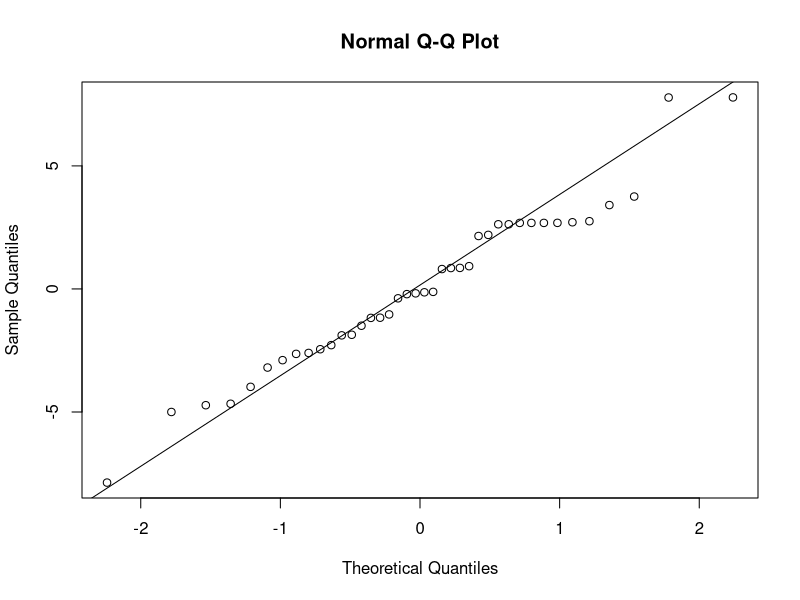
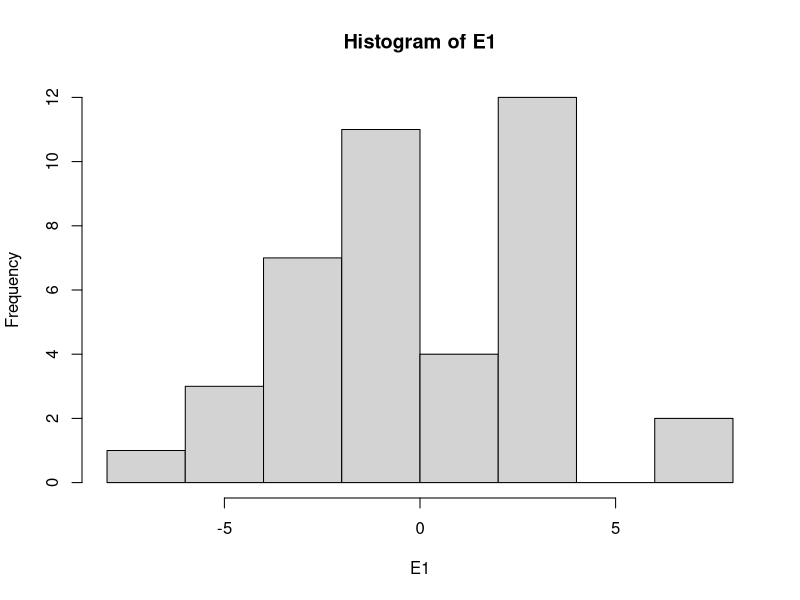
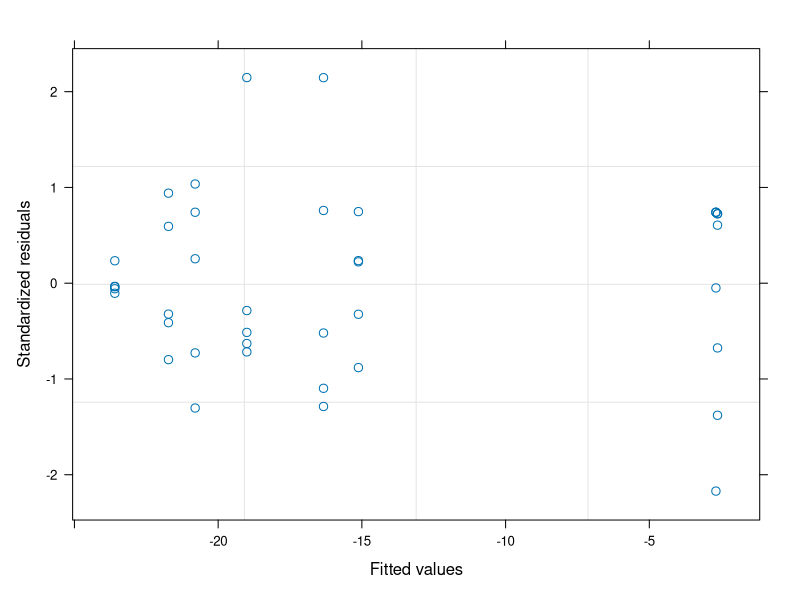

Generate these figures, in order, with R: (Note: this script raises an error after producing the figures.)
#Author:  Clay Arango
#Creation date: 10-Feb-19
#Script to analyze NDS data from Summer 2018 NDS work with S. Roley and A. Alexiades

#packages
install.packages("nlme")
install.packages("nortest")
install.packages("dplyr")
install.packages("multcomp")
install.packages("MASS")
install.packages("ggplot2")
library(nlme)
library(nortest)
library(dplyr)
library(multcomp)
library(MASS)
library(ggplot2)

#Load data
mab_fall <- read.table(file="mab_fall.csv", header=T, sep=",")

#set variable
d = mab_fall

#evaluate data to make sure factors are correct
names(d)
unique(d$nutrient) #control, N, NP, NPSi, NSi, P, PSi, Si
unique(d$N) #should be 0 and 1
unique(d$P) #should be 0 and 1
unique(d$Si) #should be 0 and 1
unique(d$top) #should be "sponge" and "glass"
#if need to change, use recode function below. 
d$top<-recode(d$top, "cellulose" ="sponge")
str(d)

#convert N and P vand Si alues (0 or 1 for absence or presence) to factors
d$N<-as.factor(d$N)
d$P<-as.factor(d$P)
d$Si<-as.factor(d$Si)
str(d)

#subset data into gpp and cr response
d.cr = subset(d, top=="sponge", data=d)
d.gpp = subset(d, top=="glass", data=d)

#calculate nrr for cr
x = aggregate(d.cr[,8], list(d.cr$nutrient), mean, na.rm=T)
x
d.cr$cr.nrr = d.cr$cr.area/-21.727991 #is there a prettier way to do this?

#calculate nrr for gpp
x = aggregate(d.gpp[,9], list(d.gpp$nutrient), mean, na.rm=T)
x
d.gpp$gpp.nrr = d.gpp$gpp.area/3.3947683 #is there a prettier way to do this?

############################################################
#analyze RESPIRATION data
############################################################

M1<-gls(cr.area~N*P*Si, data=d.cr, na.action=na.omit)
E1<-residuals(M1)
qqnorm(E1)
qqline(E1)
ad.test(E1)
   #residuals are normally distributed
hist(E1)  
plot(M1)

plot(filter(d.cr, !is.na(cr.area)) %>% dplyr::select(nutrient), 
     E1, xlab="nutrient", ylab="Residuals")
bartlett.test(cr.area~nutrient, data=d.cr)
   #variance test is bad, but close

anova(M1)
  
x <- group_by(d.cr, nutrient) %>%  # Grouping function causes subsequent functions to aggregate by season and reach
  summarize(cr.mean = abs(mean(cr.area, na.rm = TRUE)), # na.rm = TRUE to remove missing values
            cr.sd=abs(sd(cr.area, na.rm = TRUE)),  # na.rm = TRUE to remove missing values
            n = sum(!is.na(cr.area)), # of observations, excluding NAs. 
            cr.se=cr.sd/sqrt(n))

ggplot(data=x, aes(x=nutrient, y=cr.mean)) + 
  geom_bar(stat="identity", position=position_dodge(), color = "black") + 
  geom_errorbar(aes(ymin=cr.mean, ymax=cr.mean+cr.se), width=0.2, 
                position=position_dodge(0.9)) + 
  xlab("Nutrient") +
  ylab(expression(Respiration~(ug~O[2]~m^{-2}~h^{-1}))) +
  ylim(0,20) +
  labs(fill="Light") +
  theme_bw() +
  theme(panel.grid.major=element_blank(),
        panel.grid.minor=element_blank(),
        legend.title=element_text(size=6),
        legend.key=element_blank(), 
        legend.position=c(0.5,0.95), 
        legend.text=element_text(size=8), 
        legend.background=element_blank(), 
        legend.direction="horizontal", 
        legend.key.size=unit(0.3, "cm"), 
        axis.title.y=element_text(size=8), 
        axis.title.x=element_text(size=8), 
        axis.text.x=element_text(size=8))

#ggsave('output/figures/Ring_fall.tiff',
#       units="in",
#       width=3.25,
#       height=3.25,
#       dpi=1200,
#       compression="lzw")

#summarize nrr
x <- group_by(d.cr, nutrient) %>%  # Grouping function causes subsequent functions to aggregate by season and reach
  summarize(cr.mean = abs(mean(cr.nrr, na.rm = TRUE)), # na.rm = TRUE to remove missing values
            cr.sd=abs(sd(cr.nrr, na.rm = TRUE)),  # na.rm = TRUE to remove missing values
            n = sum(!is.na(cr.nrr)), # of observations, excluding NAs. 
            cr.se=cr.sd/sqrt(n))

############################################################
#analyze the PRODUCTION data
############################################################

M1<-gls(gpp.area~N*P*Si, data=d.gpp, na.action=na.omit) 
E1<-residuals(M1)
qqnorm(E1)
qqline(E1)
ad.test(E1)
   #residuals are not normal but close

hist(E1, xlab="residuals", main="")
plot(M1)

plot(filter(d.gpp, !is.na(gpp.area)) %>% dplyr::select(nutrient), 
     E1, xlab="nutrient", ylab="Residuals")
bartlett.test(gpp.area~nutrient, data=d.gpp)
   #bad but close

anova(M1)
  
x <- group_by(d.gpp, nutrient) %>%  # Grouping function causes subsequent functions to aggregate by season and reach
  summarize(gpp.mean = abs(mean(gpp.area, na.rm = TRUE)), # na.rm = TRUE to remove missing values
            gpp.sd=abs(sd(gpp.area, na.rm = TRUE)),  # na.rm = TRUE to remove missing values
            n = sum(!is.na(gpp.area)), # of observations, excluding NAs. 
            gpp.se=gpp.sd/sqrt(n))

ggplot(data=x, aes(x=nutrient, y=gpp.mean)) + 
  geom_bar(stat="identity", position=position_dodge(), color = "black") + 
  geom_errorbar(aes(ymin=gpp.mean, ymax=gpp.mean+gpp.se), width=0.2, 
                position=position_dodge(0.9)) + 
  xlab("Nutrient") +
  ylab(expression(Production~(ug~O[2]~m^{-2}~h^{-1}))) +
  labs(fill="Light") +
  theme_bw() +
  theme(panel.grid.major=element_blank(),
        panel.grid.minor=element_blank(), 
        legend.title=element_text(size=6), 
        legend.key=element_blank(),  
        legend.position=c(0.5,0.95),  
        legend.text=element_text(size=8),  
        legend.background=element_blank(),  
        legend.direction="horizontal",  
        legend.key.size=unit(0.3, "cm"),  
        axis.title.y=element_text(size=8),  
        axis.title.x=element_text(size=8),  
        axis.text.x=element_text(size=8))

#ggsave('output/figures/gppByNutrient.tiff',
#       units="in",
#       width=3.25,
#       height=3.25,
#       dpi=1200,
#       compression="lzw")

#summarize nrr
x <- group_by(d.gpp, nutrient) %>%  # Grouping function causes subsequent functions to aggregate by season and reach
  summarize(gpp.mean = abs(mean(gpp.nrr, na.rm = TRUE)), # na.rm = TRUE to remove missing values
            gpp.sd=abs(sd(gpp.nrr, na.rm = TRUE)),  # na.rm = TRUE to remove missing values
            n = sum(!is.na(gpp.nrr)), # of observations, excluding NAs. 
            gpp.se=gpp.sd/sqrt(n))

#BELOW HERE IS NOT EDITED





############################################################
#analyze the CHL-A biomass on disks

M1<-gls(chla~N*P*light, data=roza_sum.chla, na.action=na.omit)
E1<-residuals(M1)
qqnorm(E1)
qqline(E1)
ad.test(E1)
  #residuals look bad (p=0.001)
hist(E1)
plot(M1)

vf1 = varIdent(form = ~ 1|N*P)
vf2 = varIdent(form = ~ 1|light)
vf3 = varIdent(form = ~ 1|N*P*light)
vf4 = varPower(form = ~ fitted(.)) 
vf5 = varExp(form = ~ fitted(.))
vf6 = varConstPower(form = ~ fitted(.))
vf7 = varExp(form = ~ fitted(.)|nutrient)

M2<-gls(chla~N*P*light, data=roza_sum.chla, na.action=na.omit, weights=vf1)
M3<-gls(chla~N*P*light, data=roza_sum.chla, na.action=na.omit, weights=vf2)
M4<-gls(chla~N*P*light, data=roza_sum.chla, na.action=na.omit, weights=vf3)
M5<-gls(chla~N*P*light, data=roza_sum.chla, na.action=na.omit, weights=vf4)
M6<-gls(chla~N*P*light, data=roza_sum.chla, na.action=na.omit, weights=vf5)
M7<-gls(chla~N*P*light, data=roza_sum.chla, na.action=na.omit, weights=vf6)
M8<-gls(chla~N*P*light, data=roza_sum.chla, na.action=na.omit, weights=vf7)

anova(M1,M2,M3,M4,M5,M6,M7,M8)

#M3 is best on AIC

E3<-residuals(M3)
qqnorm(E3)
qqline(E3)
ad.test(E3)
#residuals are not normal (p=0.001)
hist(E3, xlab="residuals", main="")
plot(M3)
  #hist and plot look good

plot(filter(roza_sum.chla, !is.na(chla)) %>% dplyr::select(light), 
     E3, xlab="light", ylab="Residuals")
bartlett.test(chla~light, data=roza_sum.chla)

plot(filter(roza_sum.chla, !is.na(chla)) %>% dplyr::select(nutrient), 
     E3, xlab="nutrient", ylab="Residuals")
bartlett.test(chla~nutrient, data=roza_sum.chla)

anova(M3)

#light is significant and N and P separately interact with light

x<-roza_sum.chla[complete.cases(roza_sum.chla$chla),]

with(x, 
     interaction.plot(nutrient,light,chla, 
                      ylim=c(0,1.5),lty=c(1,12),lwd=2,ylab="Chlorophyll a", 
                      xlab="Nutrient", trace.label="Light"))

x <- group_by(roza_sum.chla, nutrient, light) %>%  # Grouping function causes subsequent functions to aggregate by season and reach
  summarize(chla.mean = mean(chla, na.rm = TRUE), # na.rm = TRUE to remove missing values
            chla.sd=sd(chla, na.rm = TRUE),  # na.rm = TRUE to remove missing values
            n = sum(!is.na(chla)), # of observations, excluding NAs. 
            chla.se=chla.sd/sqrt(n))

ggplot(data=x, 
       aes(x=nutrient, y=chla.mean, fill=light)) + 
  geom_bar(stat="identity", position=position_dodge(), color = "black") + 
  geom_errorbar(aes(ymin=chla.mean, ymax=chla.mean+chla.se), width=0.2, 
                position=position_dodge(0.9)) + 
  scale_fill_manual(values=c("white","black")) +
  xlab("Nutrient") +
  ylab(expression(Chlorophyll~a~(ug~cm^{-2}))) +
  ylim(0,1.7) +
  labs(fill="Light") +
  theme_bw() +
  theme(panel.grid.major=element_blank(), 
        panel.grid.minor=element_blank(), 
        legend.title=element_text(size=6), 
        legend.key=element_blank(), 
        legend.position=c(0.5,0.95), 
        legend.text=element_text(size=8), 
        legend.background=element_blank(), 
        legend.direction="horizontal", 
        legend.key.size=unit(0.3, "cm"), 
        axis.title.y=element_text(size=8), 
        axis.title.x=element_text(size=8), 
        axis.text.x=element_text(size=8))

ggsave('output/figures/chlaByNutrientLight.tiff',
       units="in",
       width=3.25,
       height=3.25,
       dpi=1200,
       compression="lzw")



############################################################
############################################################
#calculate nrr mean and standard error
x1 <- group_by(roza_sum, nutrient, light) %>%  # Grouping function causes subsequent functions to aggregate by season and reach
  summarize(chla.nrr.mean = mean(chla.nrr, na.rm = TRUE), # na.rm = TRUE to remove missing values
            chla.nrr.sd=sd(chla.nrr, na.rm = TRUE),  # na.rm = TRUE to remove missing values
            chla.n = sum(!is.na(chla.nrr)), # of observations, excluding NAs. 
            chla.nrr.se=chla.nrr.sd/sqrt(chla.n))


x2 <- group_by(roza_sum, nutrient, light) %>%  # Grouping function causes subsequent functions to aggregate by season and reach
  summarize(gpp.nrr.mean = mean(gpp.nrr, na.rm = TRUE), # na.rm = TRUE to remove missing values
            gpp.nrr.sd=sd(gpp.nrr, na.rm = TRUE),  # na.rm = TRUE to remove missing values
            gpp.n = sum(!is.na(gpp.nrr)), # of observations, excluding NAs. 
            gpp.nrr.se=gpp.nrr.sd/sqrt(gpp.n))

x3 <- group_by(roza_sum, nutrient, light) %>%  # Grouping function causes subsequent functions to aggregate by season and reach
  summarize(cr.nrr.mean = mean(cr.nrr, na.rm = TRUE), # na.rm = TRUE to remove missing values
            cr.nrr.sd=sd(cr.nrr, na.rm = TRUE),  # na.rm = TRUE to remove missing values
            cr.n = sum(!is.na(cr.nrr)), # of observations, excluding NAs. 
            cr.nrr.se=cr.nrr.sd/sqrt(cr.n))

roza_sum.nrr<-cbind(x1,x2,x3)
roza_sum.nrr <- roza_sum.nrr[, !duplicated(colnames(roza_sum.nrr))]
write.csv(roza_sum.nrr, "roza_sum.nrr.csv")
